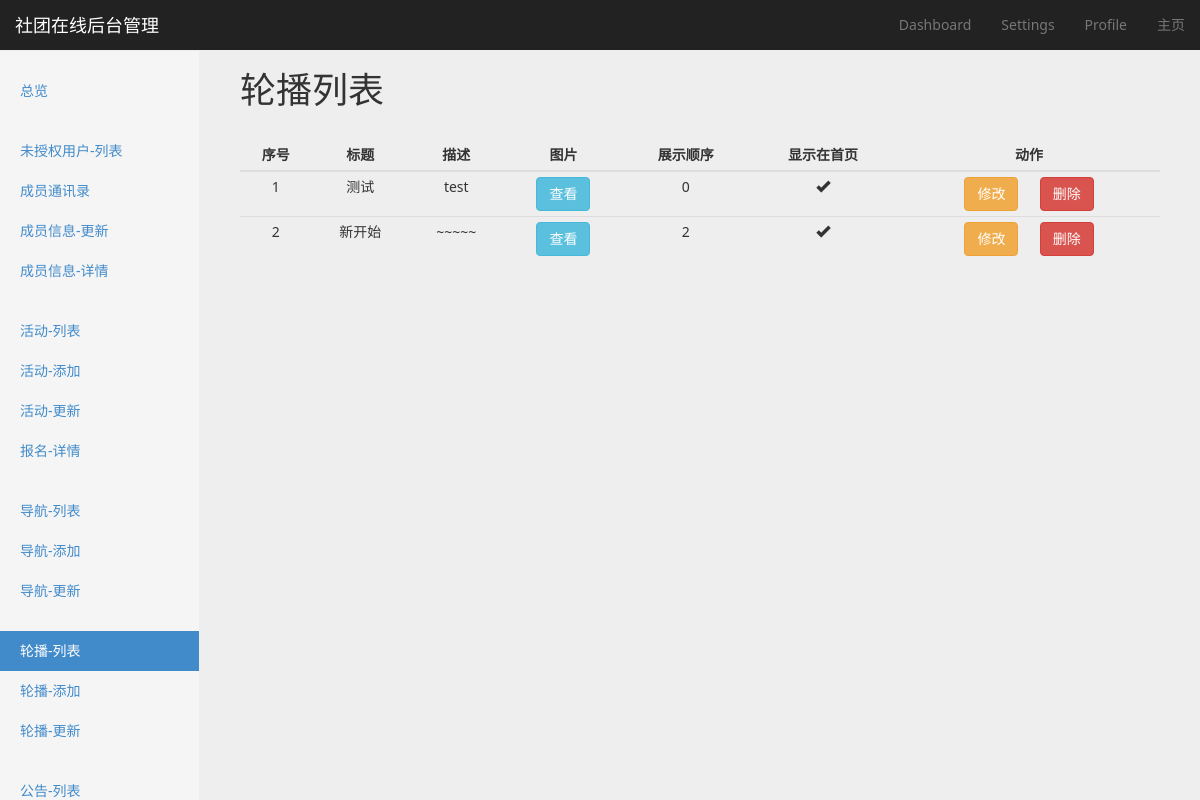
/carousel/list/, run on an earlier commit of the app's database.
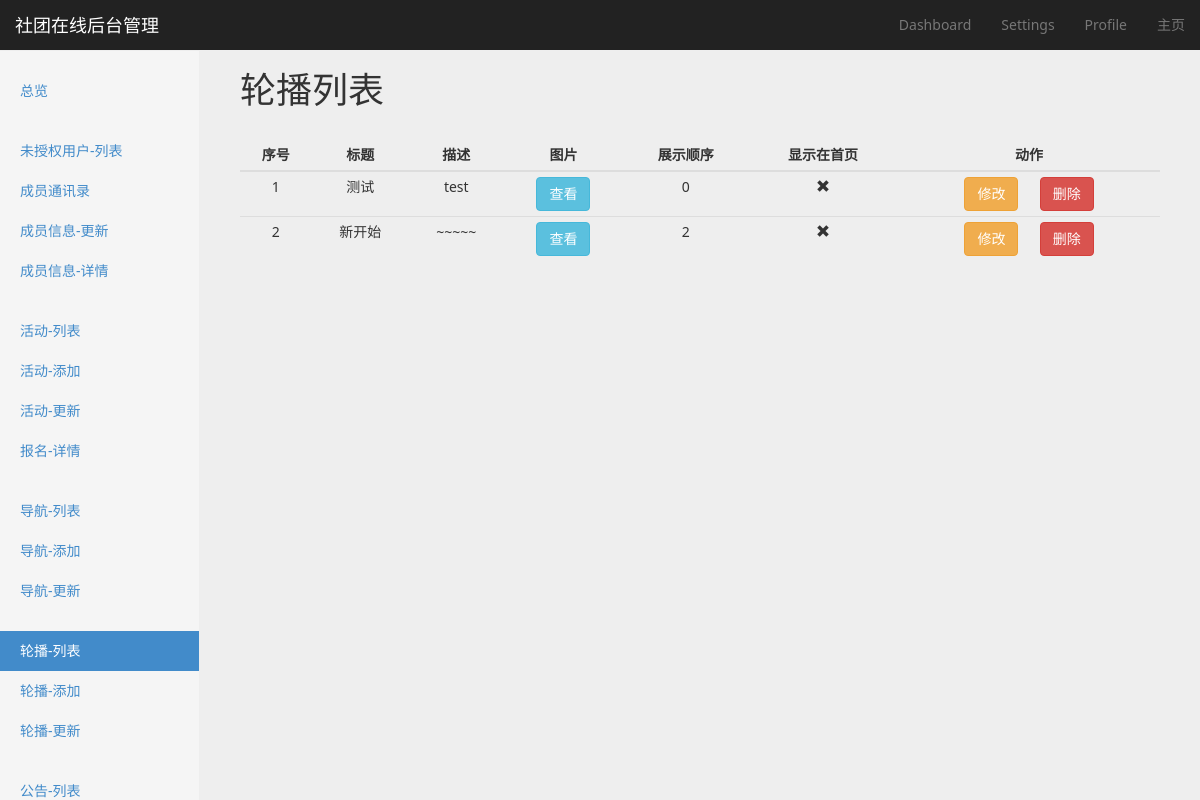
And on a later commit of the database.
### carousel/models.py (models this page shows, shortened)
class Carousel(models.Model):
    title = models.CharField(max_length=16, blank=True, null=True)
    summery = models.TextField(blank=True, null=True)
    img = models.ImageField(upload_to='./carousel/image/%Y/%m/%d/')
    target_url = models.URLField(blank=True, null=True)
    create_time = models.DateTimeField(auto_now_add=True)
    show_order = models.IntegerField(default=0)
    on_show = models.BooleanField(default=True)
    class Meta:
        verbose_name_plural = verbose_name = u'轮播'
        ordering = ['show_order', '-create_time']

### carousel/views.py (the view)
class CarouselListView(BaseMixin, ListView):
    model = Carousel
    context_object_name = 'carousel_list'
    def get_context_data(self, *args, **kwargs):
        context = super(CarouselListView, self).get_context_data(*args, **kwargs)
        context['active_page'] = 'carousel-list'
        return context

### utils/common_mixin.py (called while the page is built)
    def get_context_data(self, *args, **kwargs):
        context = super(BaseMixin, self).get_context_data(**kwargs)
        context['COMMUNITY_NAME'] = COMMUNITY_NAME
        context['COMMUNITY_DESCRIPTION'] = COMMUNITY_DESCRIPTION
        context['PAGE_NUMBER'] = PAGE_NUMBER
        return context

### templates/carousel/carousel_list.html (shortened to what this page needs)
{% extends 'website/backend/settings/settings_base.html' %}
{% block option-title %}
    轮播列表
{% endblock %}
{% block content %}
    <div class="col-md-12">
        <table class="table table-hover table-responsive table-condensed dashboard-table">
            <thead>
                <tr>
                    <th>序号</th>
                    <th>标题</th>
                    <th>描述</th>
                    <th>图片</th>
                    <th>展示顺序</th>
                    <th>显示在首页</th>
                    <th>动作</th>
                </tr>
            </thead>
            <tbody>
                {% for item in carousel_list %}
                    <tr>
                        <td>{{ forloop.counter }}</td>
                        <td>{{ item.title }}</td>
                        <td>{{ item.summery }}</td>
                        <td><button data-url="{% url 'media' item.img %}" class="btn btn-info photo-view" role="button" >查看</button></td>
                        <td>{{ item.show_order }}</td>
                        <td>
                            {% if item.on_show %}
                                <span class="glyphicon glyphicon-ok"></span>
                            {% else %}
                                <span class="glyphicon glyphicon-remove"></span>
                            {% endif %}
                        </td>
                        <td>
                            <a href="{% url 'carousel-update' item.pk %}" class="btn btn-warning" role="button">修改</a>
                            <button class="btn btn-danger" role="button" data-id="{{ item.id }}">删除</button>
                        </td>
                    </tr>
                {% endfor %}
            </tbody>
        </table>
    </div>
{% endblock %}

What changed in the data, as far as the page shows it:
changed Carousel "测试": on_show True → False (drawn)
changed Carousel "新开始": on_show True → False (drawn)
